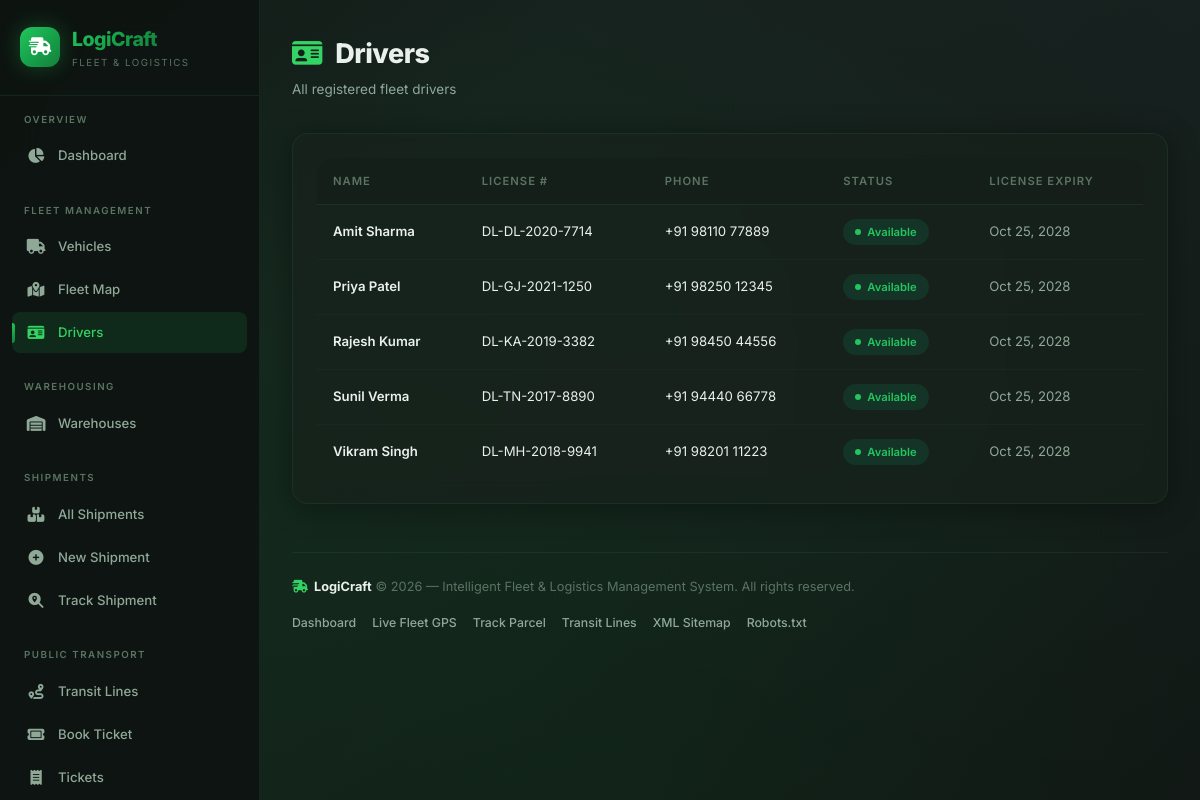
Screenshot of /fleet/drivers/ with the database file from the repository.
### fleet/models.py (models this page shows, shortened)
class Driver(models.Model):
    STATUS_CHOICES = [
        ('available', 'Available'),
        ('on_duty', 'On Duty'),
        ('off_duty', 'Off Duty'),
        ('on_leave', 'On Leave'),
    ]
    user = models.OneToOneField(User, on_delete=models.CASCADE, related_name='driver_profile')
    license_number = models.CharField(max_length=50, unique=True)
    license_expiry = models.DateField()
    phone = models.CharField(max_length=20)
    status = models.CharField(max_length=20, choices=STATUS_CHOICES, default='available')
    photo_url = models.URLField(blank=True, null=True)
    date_hired = models.DateField(auto_now_add=True)
    class Meta:
        ordering = ['user__first_name']
    @property
    def full_name(self):
        return self.user.get_full_name() or self.user.username

### fleet/views.py (the view)
# urls.py: path('drivers/', views.driver_list, name='driver_list'),
def driver_list(request):
    drivers = Driver.objects.select_related('user').all()
    context = {'drivers': drivers}
    return render(request, 'fleet/driver_list.html', context)

### templates/fleet/driver_list.html (shortened to what this page needs)
{% extends 'base.html' %}
{% block content %}
<div class="page-header">
    <h1><i class="fas fa-id-card" style="color: var(--accent-blue); margin-right: 8px;"></i> Drivers</h1>
    <p>All registered fleet drivers</p>
</div>
<div class="card">
    <div class="table-container">
        <table>
            <thead>
                <tr>
                    <th>Name</th>
                    <th>License #</th>
                    <th>Phone</th>
                    <th>Status</th>
                    <th>License Expiry</th>
                </tr>
            </thead>
            <tbody>
                {% for driver in drivers %}
                <tr>
                    <td style="font-weight: 600;">{{ driver.full_name }}</td>
                    <td>{{ driver.license_number }}</td>
                    <td>{{ driver.phone }}</td>
                    <td><span class="badge badge-{{ driver.status }}">{{ driver.get_status_display }}</span></td>
                    <td style="color: var(--text-secondary);">{{ driver.license_expiry|date:"M d, Y" }}</td>
                </tr>
                {% endfor %}
            </tbody>
        </table>
    </div>
</div>
{% endblock %}

### static/css/style.css (style rules this page uses)
:root { --bg-primary: #111614; --bg-secondary: #181f1c; --bg-card: rgba(24, 34, 28, 0.7); --bg-card-hover: rgba(30, 44, 35, 0.85); --bg-sidebar: rgba(14, 20, 17, 0.96); --bg-input: rgba(24, 34, 28, 0.85); --border-color: rgba(46, 125, 72, 0.18); --border-glow: rgba(52, 211, 100, 0.35); --text-primary: #eaf1ec; --text-secondary: #8fa898; --text-muted: #5a7362; --accent-blue: #34d364; --accent-cyan: #2ec87a; --accent-teal: #22c55e; --accent-purple: #a78bfa; --accent-pink: #f472b6; --accent-orange: #fb923c; --gradient-primary: linear-gradient(135deg, #22c55e, #16a34a, #15803d); --gradient-hero: linear-gradient(135deg, #111614 0%, #14201a 30%, #111c16 70%, #111614 100%); --gradient-card: linear-gradient(135deg, rgba(34, 197, 94, 0.08), rgba(22, 163, 74, 0.04)); --success: #22c55e; --warning: #eab308; --danger: #ef4444; --info: #38bdf8; --shadow-card: 0 4px 30px rgba(0, 0, 0, 0.35); --shadow-glow: 0 0 30px rgba(34, 197, 94, 0.15); --shadow-elevated: 0 20px 60px rgba(0, 0, 0, 0.45); --radius-sm: 8px; --radius-md: 12px; --radius-lg: 16px; --radius-xl: 24px; --sidebar-width: 260px; --header-height: 0px; --transition-fast: 0.15s ease; --transition-normal: 0.3s ease; --transition-slow: 0.5s ease; }
*, *::before, *::after { margin: 0; padding: 0; box-sizing: border-box; }
html { font-size: 15px; scroll-behavior: smooth; }
body { font-family: 'Inter', -apple-system, BlinkMacSystemFont, 'Segoe UI', sans-serif; background: var(--bg-primary); color: var(--text-primary); line-height: 1.6; min-height: 100vh; overflow-x: hidden; -webkit-font-smoothing: antialiased; }
body::before { content: ''; position: fixed; top: 0; left: 0; width: 100%; height: 100%; background: var(--gradient-hero); z-index: -2; }
body::after { content: ''; position: fixed; top: -50%; left: -50%; width: 200%; height: 200%; background: radial-gradient(ellipse at 20% 50%, rgba(34, 197, 94, 0.06) 0%, transparent 50%), radial-gradient(ellipse at 80% 20%, rgba(167, 139, 250, 0.04) 0%, transparent 50%), radial-gradient(ellipse at 50% 80%, rgba(22, 163, 74, 0.05) 0%, transparent 50%); z-index: -1; animation: bgShift 30s ease-in-out infinite alternate; }
.page-header { margin-bottom: 32px; }
.page-header h1 { font-size: 1.8rem; font-weight: 800; letter-spacing: -0.5px; margin-bottom: 4px; }
.page-header p { color: var(--text-secondary); font-size: 0.9rem; }
.card { background: var(--bg-card); border: 1px solid var(--border-color); border-radius: var(--radius-lg); padding: 24px; backdrop-filter: blur(12px); -webkit-backdrop-filter: blur(12px); box-shadow: var(--shadow-card); transition: all var(--transition-normal); }
.table-container { overflow-x: auto; border-radius: var(--radius-lg); }
table { width: 100%; border-collapse: collapse; }
thead th { padding: 14px 16px; text-align: left; font-size: 0.75rem; font-weight: 600; text-transform: uppercase; letter-spacing: 1px; color: var(--text-muted); border-bottom: 1px solid var(--border-color); background: rgba(20, 30, 24, 0.5); white-space: nowrap; }
tbody td { padding: 14px 16px; font-size: 0.88rem; border-bottom: 1px solid rgba(46, 125, 72, 0.08); color: var(--text-primary); }
tbody tr { transition: background var(--transition-fast); }
tbody tr:last-child td { border-bottom: none; }
.badge { display: inline-flex; align-items: center; gap: 6px; padding: 4px 12px; border-radius: 20px; font-size: 0.75rem; font-weight: 600; white-space: nowrap; }
.badge::before { content: ''; width: 6px; height: 6px; border-radius: 50%; }
.badge-on_duty, .badge-available { background: rgba(16, 185, 129, 0.12); color: var(--success); }
.badge-on_duty::before, .badge-available::before { background: var(--success); }

### rows the page displays
Driver: full_name "Amit Sharma", license_number "DL-DL-2020-7714", phone "+91 98110 77889", status "Available", license_expiry "Oct 25, 2028"
Driver: full_name "Priya Patel", license_number "DL-GJ-2021-1250", phone "+91 98250 12345", status "Available", license_expiry "Oct 25, 2028"
Driver: full_name "Rajesh Kumar", license_number "DL-KA-2019-3382", phone "+91 98450 44556", status "Available", license_expiry "Oct 25, 2028"
Driver: full_name "Sunil Verma", license_number "DL-TN-2017-8890", phone "+91 94440 66778", status "Available", license_expiry "Oct 25, 2028"
Driver: full_name "Vikram Singh", license_number "DL-MH-2018-9941", phone "+91 98201 11223", status "Available", license_expiry "Oct 25, 2028"
